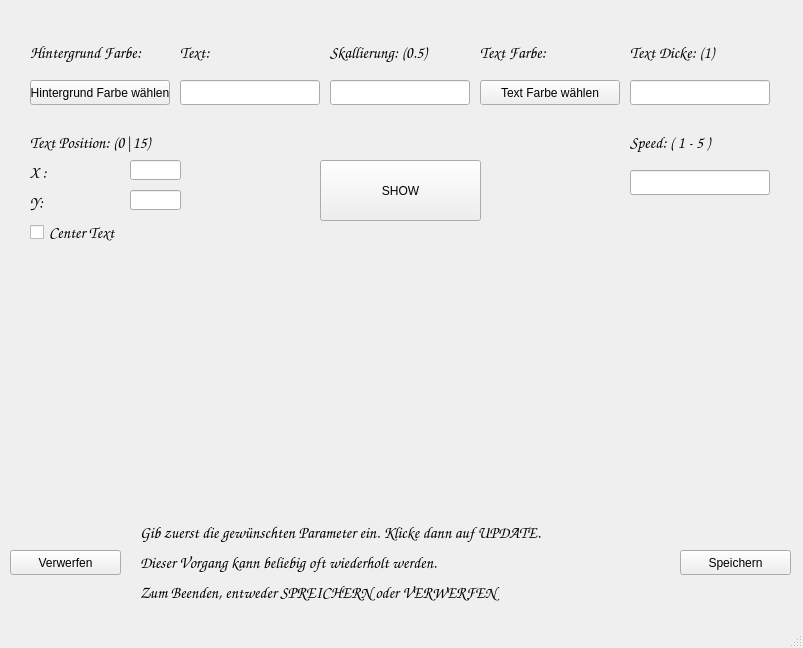
<?xml version="1.0" encoding="UTF-8"?>
<ui version="4.0">
 <class>text_window</class>
 <widget class="QMainWindow" name="text_window">
  <property name="geometry">
   <rect>
    <x>0</x>
    <y>0</y>
    <width>803</width>
    <height>648</height>
   </rect>
  </property>
  <property name="windowTitle">
   <string>Main_window</string>
  </property>
  <widget class="QWidget" name="centralwidget">
   <widget class="QPushButton" name="updateButton">
    <property name="geometry">
     <rect>
      <x>320</x>
      <y>160</y>
      <width>161</width>
      <height>61</height>
     </rect>
    </property>
    <property name="text">
     <string>SHOW</string>
    </property>
   </widget>
   <widget class="QLabel" name="image_frame">
    <property name="geometry">
     <rect>
      <x>150</x>
      <y>230</y>
      <width>500</width>
      <height>281</height>
     </rect>
    </property>
    <property name="text">
     <string/>
    </property>
   </widget>
   <widget class="QLineEdit" name="inputY">
    <property name="geometry">
     <rect>
      <x>130</x>
      <y>190</y>
      <width>51</width>
      <height>20</height>
     </rect>
    </property>
   </widget>
   <widget class="QLineEdit" name="inputX">
    <property name="geometry">
     <rect>
      <x>130</x>
      <y>160</y>
      <width>51</width>
      <height>20</height>
     </rect>
    </property>
   </widget>
   <widget class="QPushButton" name="backgroundColorPicker">
    <property name="geometry">
     <rect>
      <x>30</x>
      <y>80</y>
      <width>140</width>
      <height>25</height>
     </rect>
    </property>
    <property name="text">
     <string>Hintergrund Farbe wählen</string>
    </property>
   </widget>
   <widget class="QLabel" name="label">
    <property name="geometry">
     <rect>
      <x>30</x>
      <y>40</y>
      <width>140</width>
      <height>25</height>
     </rect>
    </property>
    <property name="font">
     <font>
      <family>Comic Sans MS</family>
      <pointsize>12</pointsize>
     </font>
    </property>
    <property name="text">
     <string>Hintergrund Farbe:</string>
    </property>
   </widget>
   <widget class="QLabel" name="label_2">
    <property name="geometry">
     <rect>
      <x>180</x>
      <y>40</y>
      <width>140</width>
      <height>25</height>
     </rect>
    </property>
    <property name="font">
     <font>
      <family>Comic Sans MS</family>
      <pointsize>12</pointsize>
     </font>
    </property>
    <property name="text">
     <string>Text:</string>
    </property>
   </widget>
   <widget class="QLineEdit" name="inputText">
    <property name="geometry">
     <rect>
      <x>180</x>
      <y>80</y>
      <width>140</width>
      <height>25</height>
     </rect>
    </property>
   </widget>
   <widget class="QLabel" name="label_3">
    <property name="geometry">
     <rect>
      <x>330</x>
      <y>40</y>
      <width>140</width>
      <height>25</height>
     </rect>
    </property>
    <property name="font">
     <font>
      <family>Comic Sans MS</family>
      <pointsize>12</pointsize>
     </font>
    </property>
    <property name="text">
     <string>Skallierung: (0.5)</string>
    </property>
   </widget>
   <widget class="QLineEdit" name="inputScale">
    <property name="geometry">
     <rect>
      <x>330</x>
      <y>80</y>
      <width>140</width>
      <height>25</height>
     </rect>
    </property>
   </widget>
   <widget class="QPushButton" name="textColorPicker">
    <property name="geometry">
     <rect>
      <x>480</x>
      <y>80</y>
      <width>140</width>
      <height>25</height>
     </rect>
    </property>
    <property name="text">
     <string>Text Farbe wählen</string>
    </property>
   </widget>
   <widget class="QLabel" name="label_4">
    <property name="geometry">
     <rect>
      <x>480</x>
      <y>40</y>
      <width>140</width>
      <height>25</height>
     </rect>
    </property>
    <property name="font">
     <font>
      <family>Comic Sans MS</family>
      <pointsize>12</pointsize>
     </font>
    </property>
    <property name="text">
     <string>Text Farbe:</string>
    </property>
   </widget>
   <widget class="QLabel" name="label_5">
    <property name="geometry">
     <rect>
      <x>630</x>
      <y>40</y>
      <width>140</width>
      <height>25</height>
     </rect>
    </property>
    <property name="font">
     <font>
      <family>Comic Sans MS</family>
      <pointsize>12</pointsize>
     </font>
    </property>
    <property name="text">
     <string>Text Dicke: (1)</string>
    </property>
   </widget>
   <widget class="QLineEdit" name="inputTextThickness">
    <property name="geometry">
     <rect>
      <x>630</x>
      <y>80</y>
      <width>140</width>
      <height>25</height>
     </rect>
    </property>
   </widget>
   <widget class="QLabel" name="label_6">
    <property name="geometry">
     <rect>
      <x>30</x>
      <y>130</y>
      <width>151</width>
      <height>25</height>
     </rect>
    </property>
    <property name="font">
     <font>
      <family>Comic Sans MS</family>
      <pointsize>12</pointsize>
     </font>
    </property>
    <property name="text">
     <string>Text Position: (0|15)</string>
    </property>
   </widget>
   <widget class="QLabel" name="label_7">
    <property name="geometry">
     <rect>
      <x>30</x>
      <y>160</y>
      <width>81</width>
      <height>25</height>
     </rect>
    </property>
    <property name="font">
     <font>
      <family>Comic Sans MS</family>
      <pointsize>12</pointsize>
     </font>
    </property>
    <property name="text">
     <string>X :</string>
    </property>
   </widget>
   <widget class="QLabel" name="label_8">
    <property name="geometry">
     <rect>
      <x>30</x>
      <y>190</y>
      <width>81</width>
      <height>25</height>
     </rect>
    </property>
    <property name="font">
     <font>
      <family>Comic Sans MS</family>
      <pointsize>12</pointsize>
     </font>
    </property>
    <property name="text">
     <string>Y:</string>
    </property>
   </widget>
   <widget class="QPushButton" name="saveButton">
    <property name="geometry">
     <rect>
      <x>680</x>
      <y>550</y>
      <width>111</width>
      <height>25</height>
     </rect>
    </property>
    <property name="text">
     <string>Speichern</string>
    </property>
   </widget>
   <widget class="QPushButton" name="discardButton">
    <property name="geometry">
     <rect>
      <x>10</x>
      <y>550</y>
      <width>111</width>
      <height>25</height>
     </rect>
    </property>
    <property name="text">
     <string>Verwerfen</string>
    </property>
   </widget>
   <widget class="QLabel" name="label_9">
    <property name="geometry">
     <rect>
      <x>140</x>
      <y>520</y>
      <width>521</width>
      <height>25</height>
     </rect>
    </property>
    <property name="font">
     <font>
      <family>Comic Sans MS</family>
      <pointsize>12</pointsize>
     </font>
    </property>
    <property name="text">
     <string>Gib zuerst die gewünschten Parameter ein. Klicke dann auf UPDATE.</string>
    </property>
   </widget>
   <widget class="QLabel" name="label_10">
    <property name="geometry">
     <rect>
      <x>140</x>
      <y>550</y>
      <width>521</width>
      <height>25</height>
     </rect>
    </property>
    <property name="font">
     <font>
      <family>Comic Sans MS</family>
      <pointsize>12</pointsize>
     </font>
    </property>
    <property name="text">
     <string>Dieser Vorgang kann beliebig oft wiederholt werden.</string>
    </property>
   </widget>
   <widget class="QLabel" name="label_11">
    <property name="geometry">
     <rect>
      <x>140</x>
      <y>580</y>
      <width>521</width>
      <height>25</height>
     </rect>
    </property>
    <property name="font">
     <font>
      <family>Comic Sans MS</family>
      <pointsize>12</pointsize>
     </font>
    </property>
    <property name="text">
     <string>Zum Beenden, entweder SPREICHERN oder VERWERFEN</string>
    </property>
   </widget>
   <widget class="QLineEdit" name="inputSpeed">
    <property name="geometry">
     <rect>
      <x>630</x>
      <y>170</y>
      <width>140</width>
      <height>25</height>
     </rect>
    </property>
   </widget>
   <widget class="QLabel" name="label_12">
    <property name="geometry">
     <rect>
      <x>630</x>
      <y>130</y>
      <width>140</width>
      <height>25</height>
     </rect>
    </property>
    <property name="font">
     <font>
      <family>Comic Sans MS</family>
      <pointsize>12</pointsize>
     </font>
    </property>
    <property name="text">
     <string>Speed: ( 1 - 5 )</string>
    </property>
   </widget>
   <widget class="QCheckBox" name="centerText">
    <property name="geometry">
     <rect>
      <x>30</x>
      <y>220</y>
      <width>150</width>
      <height>25</height>
     </rect>
    </property>
    <property name="font">
     <font>
      <family>Comic Sans MS</family>
      <pointsize>12</pointsize>
     </font>
    </property>
    <property name="text">
     <string>Center Text</string>
    </property>
   </widget>
  </widget>
  <widget class="QMenuBar" name="menubar">
   <property name="geometry">
    <rect>
     <x>0</x>
     <y>0</y>
     <width>803</width>
     <height>21</height>
    </rect>
   </property>
  </widget>
  <widget class="QStatusBar" name="statusbar"/>
 </widget>
 <resources/>
 <connections/>
</ui>
